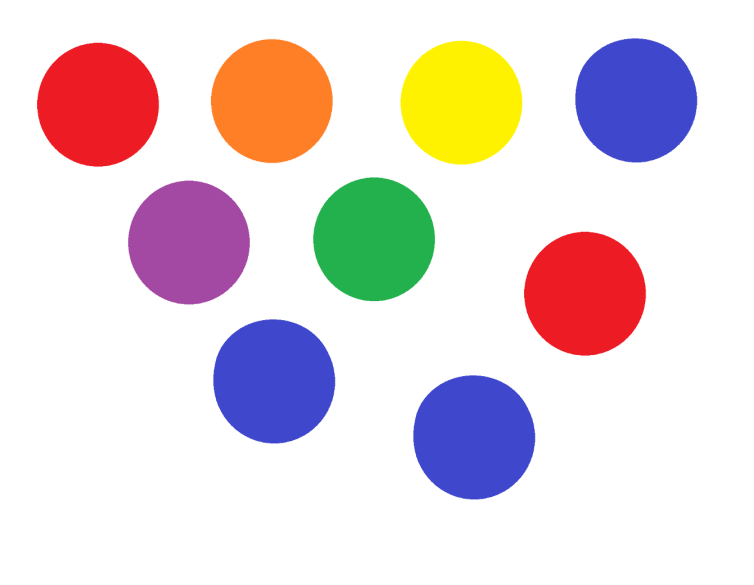
#> input picture circles.png, 754 x 585 px
$ python detect_color.py
#> lines starting #> are read from the running program, lines starting #| are printed output that depends on the picture; after the words box and inside, x2 and y2 are one past the last pixel; in counts of white or black regions, pixels touching at a corner belong together
import cv2
import numpy as np

img = cv2.imread('circles.png')
#> img is the input picture: shape (585, 754, 3); mean B, G, R 219.3, 217.2, 230

hsv = cv2.cvtColor(img, cv2.COLOR_BGR2HSV)
#> hsv: shape (585, 754, 3); mean H, S, V 26.7, 48.2, 245.4

# Red color rangle  169, 100, 100 , 189, 255, 255


lower_range = np.array([110, 50, 50])
upper_range = np.array([130, 255, 255])

mask = cv2.inRange(hsv, lower_range, upper_range)
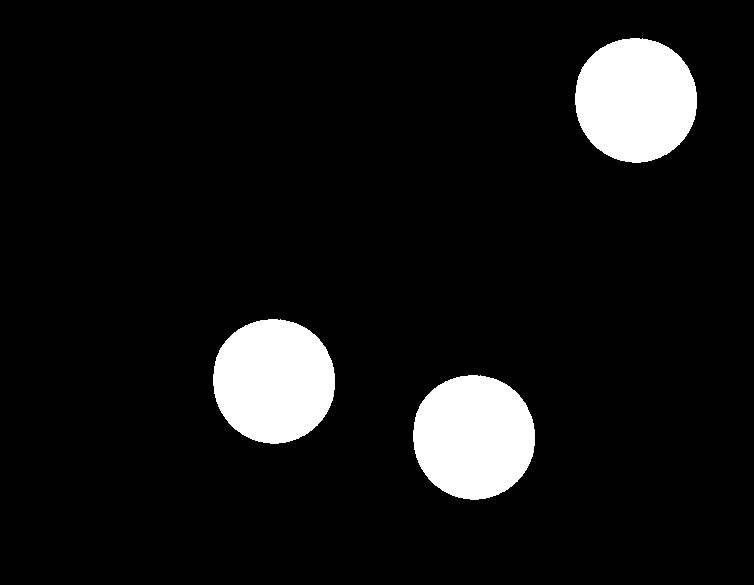
#> mask: shape (585, 754); 8.2% white; 3 white regions, box (x1, y1, x2, y2) and area: (575, 38, 697, 163) 12021, (213, 319, 335, 444) 12021, (413, 375, 535, 500) 12021

# cv2.imshow('image', img)
cv2.imshow('mask', mask)

cv2.waitKey(0)
cv2.destroyAllWindows()
